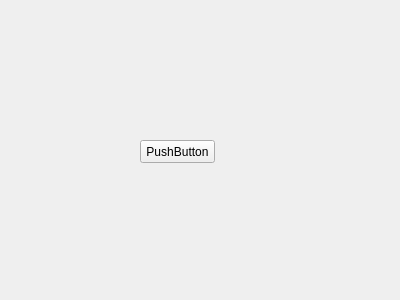
<?xml version="1.0" encoding="UTF-8"?>
<ui version="4.0">
 <class>MyButton</class>
 <widget class="QWidget" name="MyButton">
  <property name="geometry">
   <rect>
    <x>0</x>
    <y>0</y>
    <width>400</width>
    <height>300</height>
   </rect>
  </property>
  <property name="windowTitle">
   <string>Form</string>
  </property>
  <widget class="QPushButton" name="pushButton">
   <property name="geometry">
    <rect>
     <x>140</x>
     <y>140</y>
     <width>75</width>
     <height>23</height>
    </rect>
   </property>
   <property name="text">
    <string>PushButton</string>
   </property>
  </widget>
 </widget>
 <resources/>
 <connections/>
</ui>
